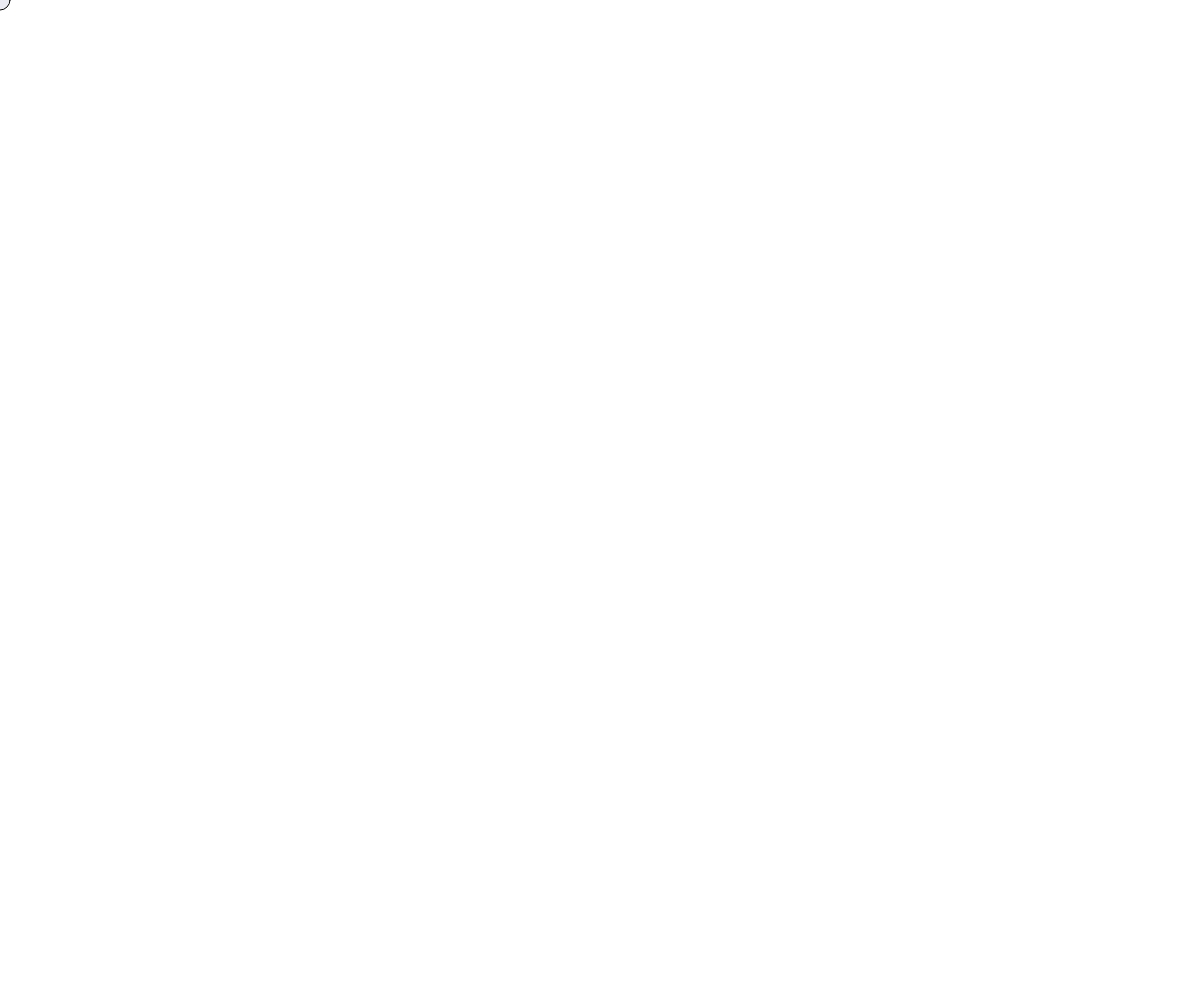
Frame 1 (no input)
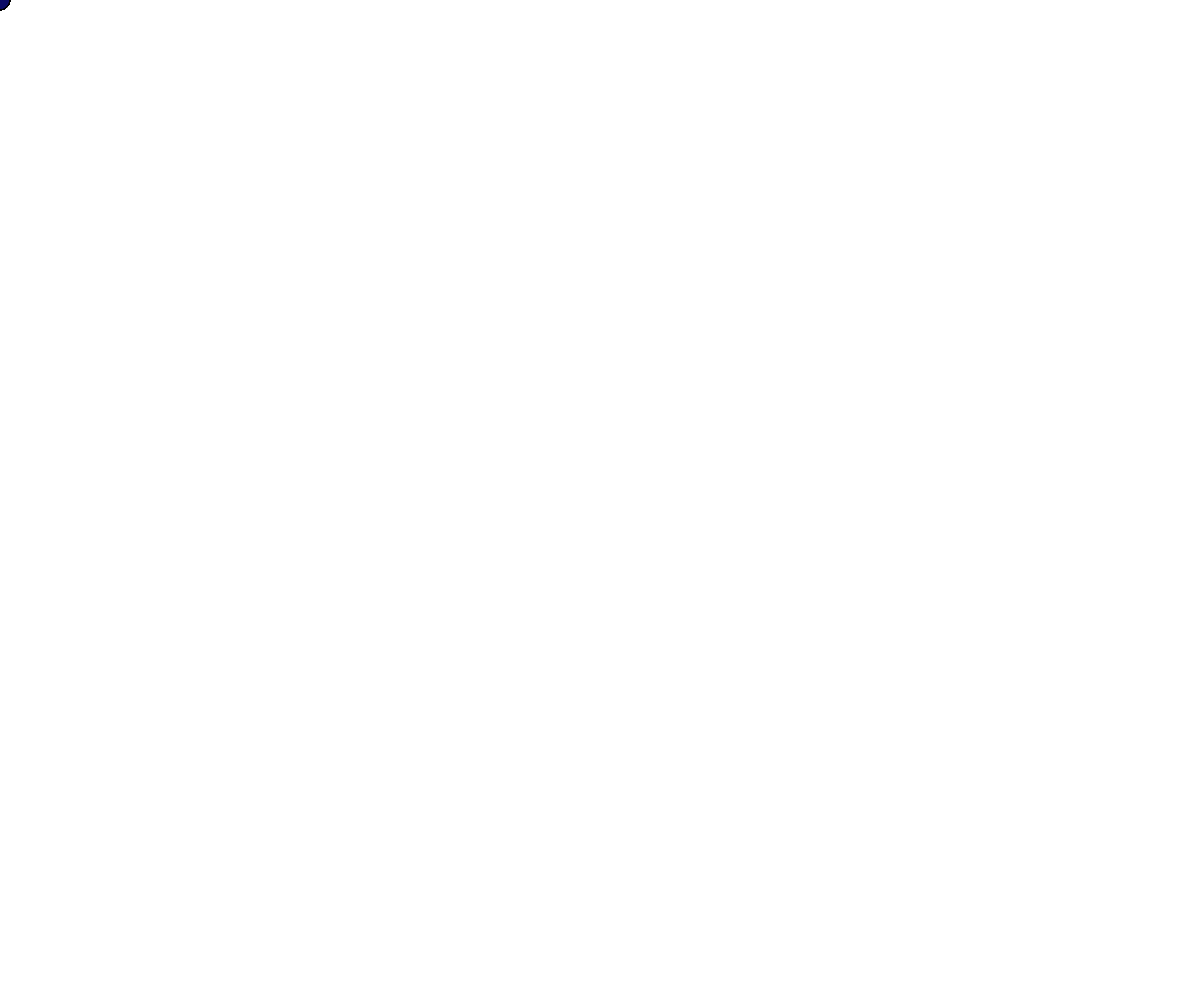
Frame 60 (no input)
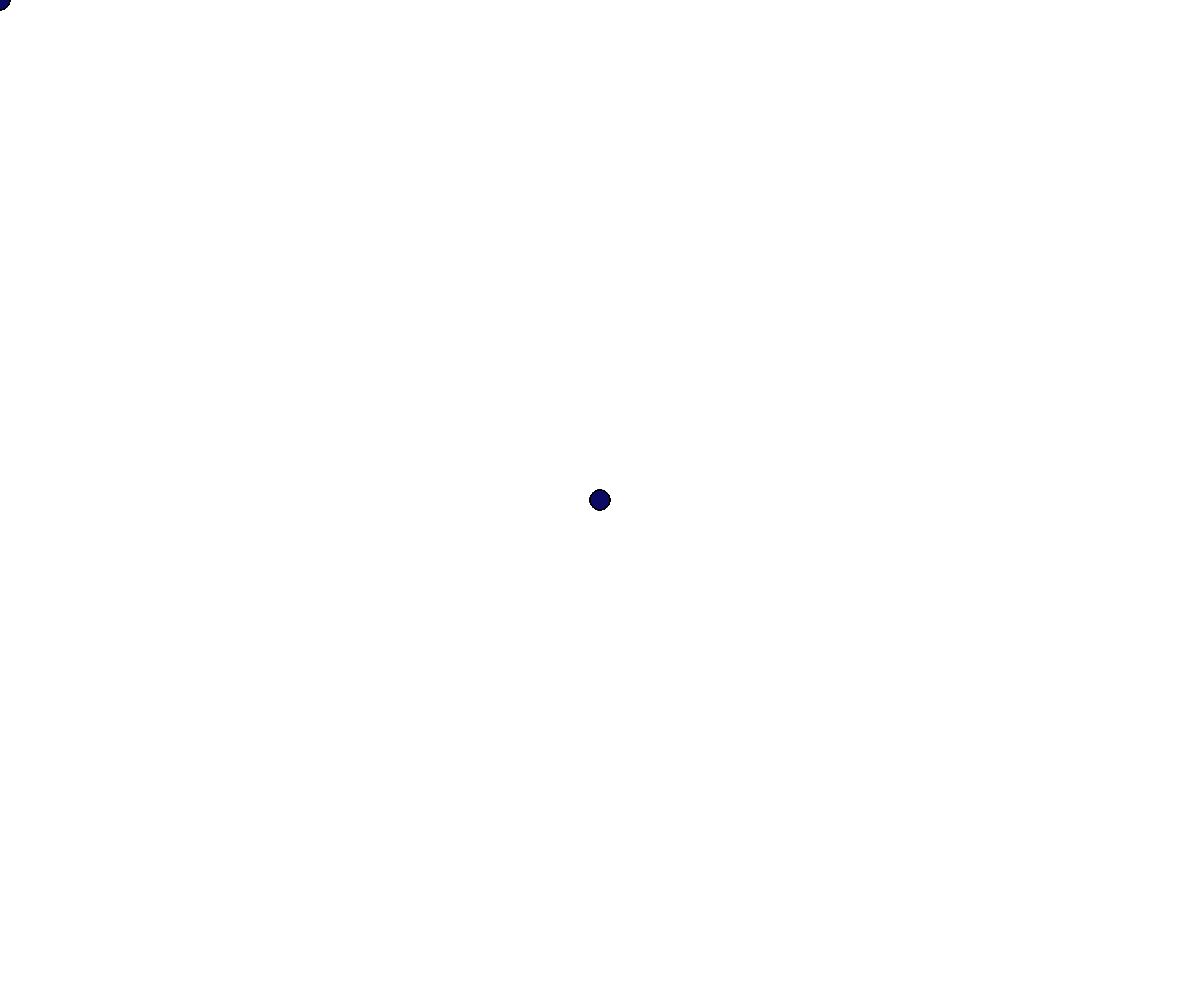
Frame 120 (the mouse pressed at the canvas centre since frame 60)

The p5.js sketch that drew these frames (run headless with seeded random() and noise() and a simulated clock; from frame 60 on, the mouse is pressed at the canvas centre):

// p5.js sketch
// ── sketch.js
function setup() {
  
  leinwand = createCanvas(windowWidth, windowHeight);
  leinwand.position(0.0);// Links oben
  leinwand.style("z-index","-2");
  fill (0,0,100, 20);
  noStroke;

  
}

function draw() {
  
circle (mouseX, mouseY, 20);
}
// ── style.css
html, body {
  margin: 0;
  padding: 0;
  background-color: slateblue;
}
canvas {
  display: block;
}
h1 {
  color: aquamarine;
}
h6 { color: blue;
font-style: oblique;
}
